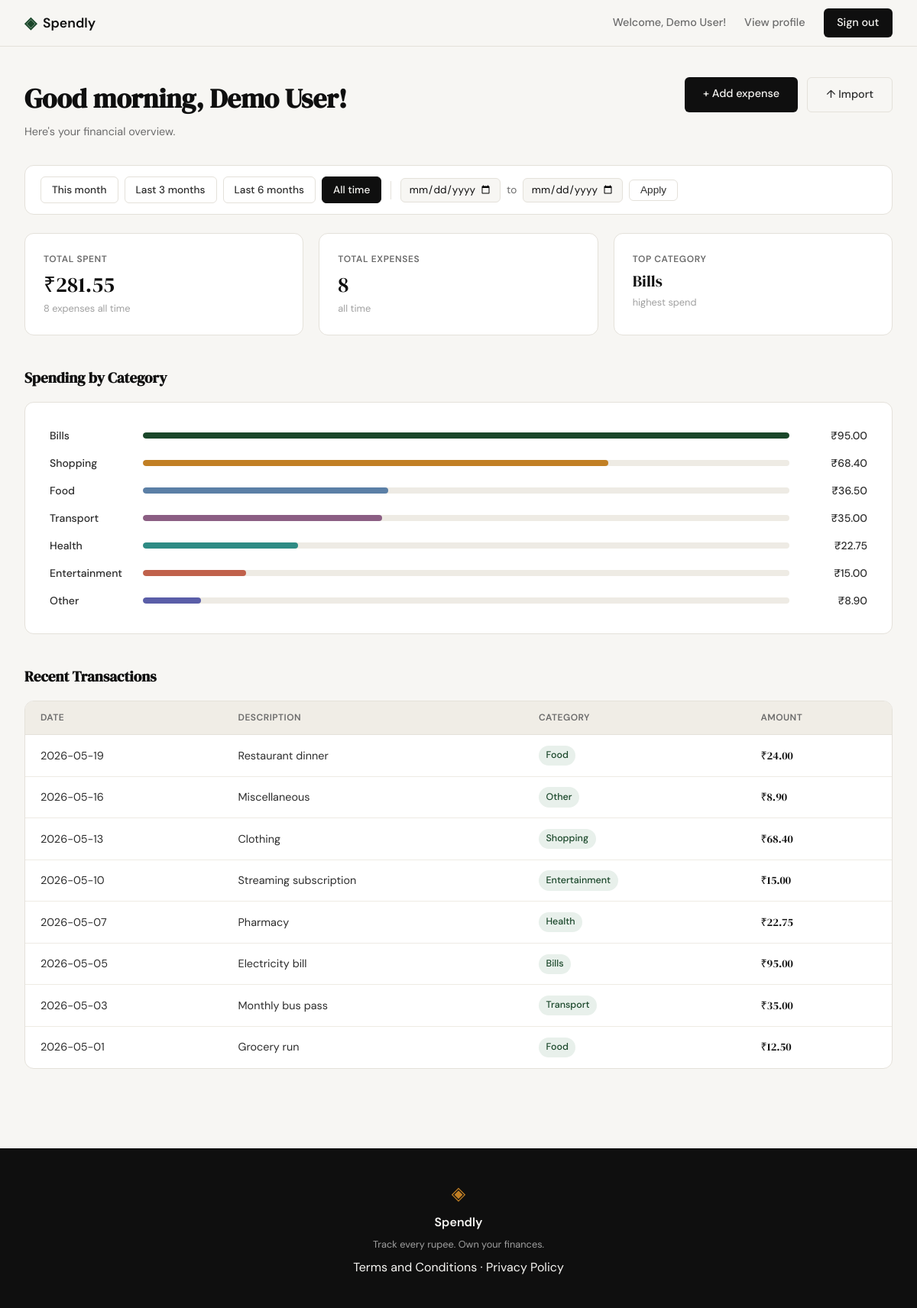
The app's page /dashboard (signed in) with its own data.
### tables this page shows
CREATE TABLE expenses (
            id INTEGER PRIMARY KEY AUTOINCREMENT,
            user_id INTEGER NOT NULL REFERENCES users(id),
            amount REAL NOT NULL,
            category TEXT NOT NULL,
            date TEXT NOT NULL,
            description TEXT,
            created_at TEXT DEFAULT (datetime('now'))
        );

### app.py (the view)
@app.route("/dashboard")
def dashboard():
    if "user_id" not in session:
        return redirect(url_for("login"))
    uid = session["user_id"]
    hour = datetime.now().hour
    if hour < 6:
        greeting = "Good night"
    elif hour < 12:
        greeting = "Good morning"
    elif hour < 18:
        greeting = "Good afternoon"
    else:
        greeting = "Good evening"
    today = date.today()
    fd, td, active_preset = resolve_date_filter(request.args, today)
    if fd and td:
        active_label  = f"{fd.strftime('%d %b %Y')} – {td.strftime('%d %b %Y')}"
        from_date     = fd.strftime("%Y-%m-%d")
        to_date       = td.strftime("%Y-%m-%d")
    else:
        active_label  = None
        from_date     = None
        to_date       = None
    expenses        = get_expenses_by_user(uid, from_date=from_date, to_date=to_date)
    category_totals = get_category_totals(uid, from_date=from_date, to_date=to_date)
    total_count     = get_expense_count(uid,   from_date=from_date, to_date=to_date)
    total_spent     = get_total_spent(uid,     from_date=from_date, to_date=to_date)
    top_category  = category_totals[0]["category"] if category_totals else "—"
    max_cat_total = category_totals[0]["total"]    if category_totals else 1
    categories = [
        {
            "name": row["category"],
            "total": row["total"],
            "pct": round(row["total"] / max_cat_total * 100),
        }
        for row in category_totals
    ]
    return render_template(
        "dashboard.html",
        greeting=greeting,
        name=session["user_name"],
        expenses=expenses,
        total_count=total_count,
        total_spent=total_spent,
        top_category=top_category,
        categories=categories,
        from_date=from_date,
        to_date=to_date,
        active_preset=active_preset,
        active_label=active_label,
        today=today.strftime("%Y-%m-%d"),
    )

### app.py (called while the page is built, shortened)
def resolve_date_filter(args, today):
    preset = args.get("preset", "").strip()
    if preset == "this_month":
        return date(today.year, today.month, 1), today, preset
    if preset == "last_3_months":
        return today - timedelta(days=90), today, preset
    if preset == "last_6_months":
        return today - timedelta(days=180), today, preset
    fd_raw = args.get("from_date", "").strip()
    td_raw = args.get("to_date",   "").strip()
    return None, None, ""

### database/db.py (called while the page is built)
def get_db():
    conn = sqlite3.connect("spendly.db")
    conn.row_factory = sqlite3.Row
    conn.execute("PRAGMA foreign_keys = ON")
    return conn

def _apply_date_filter(sql, params, from_date, to_date):
    if from_date and to_date:
        sql += " AND date BETWEEN ? AND ?"
        params += [from_date, to_date]
    return sql, params

def get_expenses_by_user(user_id, limit=30, from_date=None, to_date=None):
    conn = get_db()
    sql = "SELECT * FROM expenses WHERE user_id = ?"
    params = [user_id]
    sql, params = _apply_date_filter(sql, params, from_date, to_date)
    sql += " ORDER BY date DESC, id DESC LIMIT ?"
    params.append(limit)
    rows = conn.execute(sql, params).fetchall()
    conn.close()
    return rows

def get_category_totals(user_id, from_date=None, to_date=None):
    conn = get_db()
    sql = "SELECT category, SUM(amount) AS total FROM expenses WHERE user_id = ?"
    params = [user_id]
    sql, params = _apply_date_filter(sql, params, from_date, to_date)
    sql += " GROUP BY category ORDER BY total DESC"
    rows = conn.execute(sql, params).fetchall()
    conn.close()
    return rows

def get_expense_count(user_id, from_date=None, to_date=None):
    conn = get_db()
    sql = "SELECT COUNT(*) FROM expenses WHERE user_id = ?"
    params = [user_id]
    sql, params = _apply_date_filter(sql, params, from_date, to_date)
    count = conn.execute(sql, params).fetchone()[0]
    conn.close()
    return count

def get_total_spent(user_id, from_date=None, to_date=None):
    conn = get_db()
    sql = "SELECT COALESCE(SUM(amount), 0) FROM expenses WHERE user_id = ?"
    params = [user_id]
    sql, params = _apply_date_filter(sql, params, from_date, to_date)
    total = conn.execute(sql, params).fetchone()[0]
    conn.close()
    return total

### templates/dashboard.html (shortened to what this page needs)
{% extends "base.html" %}
{% block content %}
<div class="dashboard-page">
    <div class="dashboard-header">
        <div>
            <h1 class="dashboard-heading" id="greeting-heading">{{ greeting }}, {{ name }}!</h1>
            <p class="dashboard-subheading">Here's your financial overview.</p>
        </div>
        <div style="display: flex; gap: 0.75rem;">
            <a href="{{ url_for('add_expense') }}" class="btn-primary">+ Add expense</a>
            <a href="{{ url_for('import_statement') }}" class="btn-ghost">↑ Import</a>
        </div>
    </div>
    <div class="filter-bar">
        <div class="filter-presets">
            <a href="{{ url_for('dashboard', preset='this_month') }}"
               class="filter-preset {{ 'is-active' if active_preset == 'this_month' else '' }}">This month</a>
            <a href="{{ url_for('dashboard', preset='last_3_months') }}"
               class="filter-preset {{ 'is-active' if active_preset == 'last_3_months' else '' }}">Last 3 months</a>
            <a href="{{ url_for('dashboard', preset='last_6_months') }}"
               class="filter-preset {{ 'is-active' if active_preset == 'last_6_months' else '' }}">Last 6 months</a>
            <a href="{{ url_for('dashboard') }}"
               class="filter-preset {{ 'is-active' if (active_preset == 'all_time' or (not active_preset and not from_date)) else '' }}">All time</a>
        </div>
        <form class="filter-custom" method="get" action="{{ url_for('dashboard') }}">
            <input type="date" name="from_date" class="form-input"
                   value="{{ from_date or '' }}" max="{{ today }}">
            <span class="filter-to-label">to</span>
            <input type="date" name="to_date" class="form-input"
                   value="{{ to_date or '' }}" max="{{ today }}">
            <button type="submit" class="btn-ghost">Apply</button>
        </form>
    </div>
    <div class="dashboard-stats">
        <div class="stat-card">
            <p class="stat-label">Total Spent</p>
            <p class="stat-value">&#8377;{{ "%.2f"|format(total_spent) }}</p>
            <p class="stat-sub">{{ total_count }} expense{{ 's' if total_count != 1 }} {{ 'in this period' if active_label else 'all time' }}</p>
        </div>
        <div class="stat-card">
            <p class="stat-label">Total Expenses</p>
            <p class="stat-value">{{ total_count }}</p>
            <p class="stat-sub">{{ 'in this period' if active_label else 'all time' }}</p>
        </div>
        <div class="stat-card">
            <p class="stat-label">Top Category</p>
            <p class="stat-value stat-value--category">{{ top_category }}</p>
            <p class="stat-sub">highest spend</p>
        </div>
    </div>
    <div class="dashboard-section">
        <h2 class="dashboard-section-title">Spending by Category</h2>
        {% if categories %}
        <div class="auth-card cat-list">
            {% for cat in categories %}
            <div class="cat-row">
                <span class="cat-name">{{ cat.name }}</span>
                <div class="cat-bar-track">
                    <div class="cat-bar-fill cat-bar-fill--{{ loop.index0 % 7 }}" style="width: {{ cat.pct }}%"></div>
                </div>
                <span class="cat-amount">&#8377;{{ "%.2f"|format(cat.total) }}</span>
            </div>
            {% endfor %}
        </div>
        {% else %}
        <p class="empty-state">No spending data yet.</p>
        {% endif %}
    </div>
    <div class="dashboard-section">
        <h2 class="dashboard-section-title">Recent Transactions</h2>
        {% if expenses %}
        <div class="auth-card" style="padding: 0; overflow: hidden;">
            <table class="expense-table">
                <thead>
                    <tr>
                        <th>Date</th>
                        <th>Description</th>
                        <th>Category</th>
                        <th>Amount</th>
                    </tr>
                </thead>
                <tbody>
                    {% for e in expenses %}
                    <tr>
                        <td>{{ e.date }}</td>
                        <td>{{ e.description or '—' }}</td>
                        <td><span class="cat-badge">{{ e.category }}</span></td>
                        <td class="amount-cell">&#8377;{{ "%.2f"|format(e.amount) }}</td>
                    </tr>
                    {% endfor %}
                </tbody>
            </table>
        </div>
        {% else %}
        <p class="empty-state">No expenses yet. Add your first one!</p>
        {% endif %}
    </div>
</div>
{% endblock %}

### templates/base.html (shortened to what this page needs)
<!DOCTYPE html>
<html lang="en">
<head>
    <link rel="stylesheet" href="{{ url_for('static', filename='css/style.css') }}">
</head>
<body>
    <nav class="navbar">
        <div class="nav-inner">
            <a href="{{ url_for('landing') }}" class="nav-brand">
                <span class="brand-icon">◈</span>
                <span class="brand-name">Spendly</span>
            </a>
            <div class="nav-links">
                {% if session.user_id %}
                    <span class="nav-welcome">Welcome, {{ session.user_name }}!</span>
                    {% if request.path != '/profile' %}
                        <a href="{{ url_for('profile') }}">View profile</a>
                    {% endif %}
                    <a href="{{ url_for('logout') }}" class="nav-cta">Sign out</a>
                {% elif request.path == '/register' %}
                    <a href="{{ url_for('login') }}" class="nav-cta">Sign in</a>
                    <a href="{{ url_for('register') }}">Get started</a>
                {% else %}
                    <a href="{{ url_for('login') }}">Sign in</a>
                    <a href="{{ url_for('register') }}" class="nav-cta">Get started</a>
                {% endif %}
            </div>
        </div>
    </nav>
    <main class="main-content">
        {% block content %}{% endblock %}
    </main>
    <footer class="footer">
        <div class="footer-inner">
            <span class="brand-icon">◈</span>
            <span class="footer-name">Spendly</span>
            <p class="footer-copy">Track every rupee. Own your finances.</p>
            <p><a href="/terms">Terms and Conditions</a> · <a href="/privacy">Privacy Policy</a></p>
        </div>
    </footer>
</body>
</html>

### records on screen
expenses: category "Bills", name "Bills", {{ cat.pct }} 100 (drawn), total "95.00", date "2026-05-05", description "Electricity bill", amount "95.00"
expenses: name "Shopping", {{ cat.pct }} 72 (drawn), total "68.40", date "2026-05-13", description "Clothing", category "Shopping", amount "68.40"
expenses: name "Transport", total "35.00", date "2026-05-03", description "Monthly bus pass", category "Transport", amount "35.00"
expenses: name "Health", {{ cat.pct }} 24 (drawn), total "22.75", date "2026-05-07", description "Pharmacy", category "Health", amount "22.75"
expenses: name "Entertainment", {{ cat.pct }} 16 (drawn), total "15.00", date "2026-05-10", description "Streaming subscription", category "Entertainment", amount "15.00"
expenses: name "Other", {{ cat.pct }} 9 (drawn), total "8.90", date "2026-05-16", description "Miscellaneous", category "Other", amount "8.90"
expenses: date "2026-05-19", description "Restaurant dinner", category "Food", amount "24.00"
expenses: date "2026-05-01", description "Grocery run", category "Food", amount "12.50"

### other values on screen
{{ session.user_name }} "Demo User"
{{ "%.2f"|format(total_spent) }} "281.55"
{{ total_count }} "8"
{{ 's' if total_count != 1 }} "s"
{{ 'in this period' if active_label else 'all time' }} "all time"
{{ cat.name }} "Food"
{{ "%.2f"|format(cat.total) }} "36.50"
